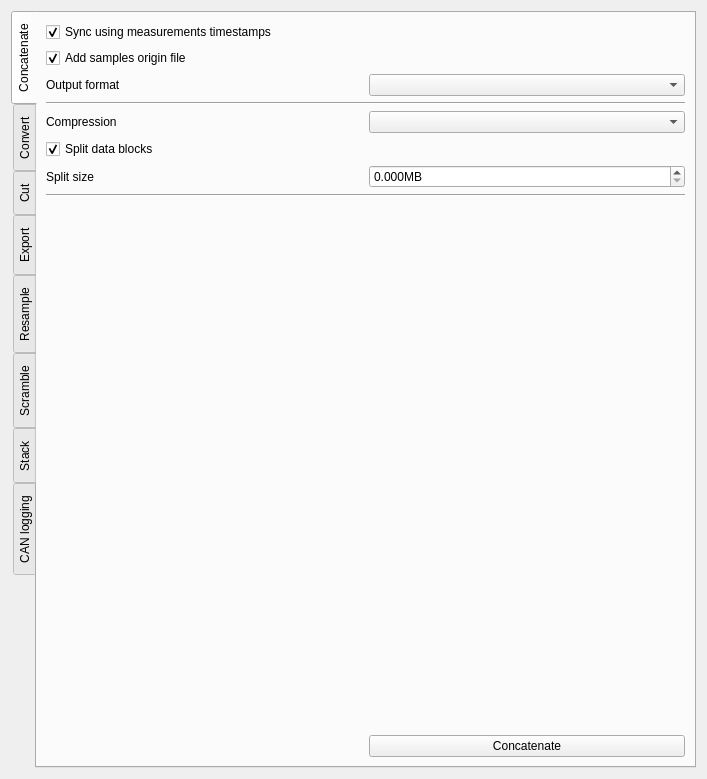
<?xml version="1.0" encoding="UTF-8"?>
<ui version="4.0">
 <class>batch_widget</class>
 <widget class="QWidget" name="batch_widget">
  <property name="geometry">
   <rect>
    <x>0</x>
    <y>0</y>
    <width>707</width>
    <height>779</height>
   </rect>
  </property>
  <property name="windowTitle">
   <string>Form</string>
  </property>
  <layout class="QGridLayout" name="gridLayout_9">
   <item row="0" column="0">
    <widget class="QSplitter" name="splitter">
     <property name="orientation">
      <enum>Qt::Horizontal</enum>
     </property>
     <widget class="QTabWidget" name="aspects">
      <property name="tabPosition">
       <enum>QTabWidget::West</enum>
      </property>
      <property name="currentIndex">
       <number>0</number>
      </property>
      <property name="documentMode">
       <bool>false</bool>
      </property>
      <widget class="QWidget" name="concatenate_tab">
       <attribute name="icon">
        <iconset resource="resource.qrc">
         <normaloff>:/plus.png</normaloff>:/plus.png</iconset>
       </attribute>
       <attribute name="title">
        <string>Concatenate</string>
       </attribute>
       <layout class="QGridLayout" name="gridLayout_7">
        <item row="0" column="0" colspan="2">
         <widget class="QCheckBox" name="concatenate_sync">
          <property name="text">
           <string>Sync using measurements timestamps</string>
          </property>
          <property name="checked">
           <bool>true</bool>
          </property>
         </widget>
        </item>
        <item row="1" column="0" colspan="2">
         <widget class="QCheckBox" name="concatenate_add_samples_origin">
          <property name="text">
           <string>Add samples origin file</string>
          </property>
          <property name="checked">
           <bool>true</bool>
          </property>
         </widget>
        </item>
        <item row="2" column="0">
         <widget class="QLabel" name="label_11">
          <property name="text">
           <string>Output format</string>
          </property>
         </widget>
        </item>
        <item row="2" column="1">
         <widget class="QComboBox" name="concatenate_format"/>
        </item>
        <item row="3" column="0" colspan="2">
         <widget class="Line" name="line_5">
          <property name="orientation">
           <enum>Qt::Horizontal</enum>
          </property>
         </widget>
        </item>
        <item row="4" column="0">
         <widget class="QLabel" name="label_12">
          <property name="text">
           <string>Compression</string>
          </property>
         </widget>
        </item>
        <item row="4" column="1">
         <widget class="QComboBox" name="concatenate_compression"/>
        </item>
        <item row="5" column="0">
         <widget class="QCheckBox" name="concatenate_split">
          <property name="text">
           <string>Split data blocks</string>
          </property>
          <property name="checked">
           <bool>true</bool>
          </property>
         </widget>
        </item>
        <item row="7" column="0" colspan="2">
         <widget class="Line" name="line_6">
          <property name="orientation">
           <enum>Qt::Horizontal</enum>
          </property>
         </widget>
        </item>
        <item row="6" column="1">
         <widget class="QDoubleSpinBox" name="concatenate_split_size">
          <property name="suffix">
           <string>MB</string>
          </property>
          <property name="decimals">
           <number>3</number>
          </property>
          <property name="maximum">
           <double>4.000000000000000</double>
          </property>
         </widget>
        </item>
        <item row="6" column="0">
         <widget class="QLabel" name="label_10">
          <property name="text">
           <string>Split size </string>
          </property>
         </widget>
        </item>
        <item row="9" column="1">
         <widget class="QPushButton" name="concatenate_btn">
          <property name="text">
           <string>Concatenate</string>
          </property>
          <property name="icon">
           <iconset resource="resource.qrc">
            <normaloff>:/plus.png</normaloff>:/plus.png</iconset>
          </property>
         </widget>
        </item>
        <item row="8" column="1">
         <spacer name="verticalSpacer_4">
          <property name="orientation">
           <enum>Qt::Vertical</enum>
          </property>
          <property name="sizeHint" stdset="0">
           <size>
            <width>20</width>
            <height>502</height>
           </size>
          </property>
         </spacer>
        </item>
       </layout>
      </widget>
      <widget class="QWidget" name="convert_tab">
       <attribute name="icon">
        <iconset resource="resource.qrc">
         <normaloff>:/convert.png</normaloff>:/convert.png</iconset>
       </attribute>
       <attribute name="title">
        <string>Convert</string>
       </attribute>
       <attribute name="toolTip">
        <string>conv</string>
       </attribute>
       <layout class="QVBoxLayout" name="verticalLayout_3">
        <item>
         <layout class="QGridLayout" name="gridLayout_2">
          <property name="leftMargin">
           <number>5</number>
          </property>
          <property name="topMargin">
           <number>5</number>
          </property>
          <property name="rightMargin">
           <number>5</number>
          </property>
          <property name="bottomMargin">
           <number>5</number>
          </property>
          <item row="4" column="0">
           <widget class="QLabel" name="label_5">
            <property name="text">
             <string>Split size </string>
            </property>
           </widget>
          </item>
          <item row="0" column="1">
           <widget class="QComboBox" name="convert_format"/>
          </item>
          <item row="1" column="0" colspan="2">
           <widget class="Line" name="line">
            <property name="orientation">
             <enum>Qt::Horizontal</enum>
            </property>
           </widget>
          </item>
          <item row="2" column="1">
           <widget class="QComboBox" name="convert_compression"/>
          </item>
          <item row="3" column="0">
           <widget class="QCheckBox" name="convert_split">
            <property name="text">
             <string>Split data blocks</string>
            </property>
            <property name="checked">
             <bool>true</bool>
            </property>
           </widget>
          </item>
          <item row="4" column="1">
           <widget class="QDoubleSpinBox" name="convert_split_size">
            <property name="suffix">
             <string>MB</string>
            </property>
            <property name="decimals">
             <number>3</number>
            </property>
            <property name="maximum">
             <double>4.000000000000000</double>
            </property>
           </widget>
          </item>
          <item row="0" column="0">
           <widget class="QLabel" name="label_2">
            <property name="text">
             <string>Output format</string>
            </property>
           </widget>
          </item>
          <item row="2" column="0">
           <widget class="QLabel" name="label_3">
            <property name="text">
             <string>Compression</string>
            </property>
           </widget>
          </item>
          <item row="5" column="0" colspan="2">
           <widget class="Line" name="line_2">
            <property name="orientation">
             <enum>Qt::Horizontal</enum>
            </property>
           </widget>
          </item>
          <item row="7" column="1">
           <widget class="QPushButton" name="convert_btn">
            <property name="text">
             <string>Convert</string>
            </property>
            <property name="icon">
             <iconset resource="resource.qrc">
              <normaloff>:/convert.png</normaloff>:/convert.png</iconset>
            </property>
           </widget>
          </item>
          <item row="6" column="1">
           <spacer name="verticalSpacer">
            <property name="orientation">
             <enum>Qt::Vertical</enum>
            </property>
            <property name="sizeHint" stdset="0">
             <size>
              <width>20</width>
              <height>40</height>
             </size>
            </property>
           </spacer>
          </item>
         </layout>
        </item>
       </layout>
      </widget>
      <widget class="QWidget" name="cut_tab">
       <attribute name="icon">
        <iconset resource="resource.qrc">
         <normaloff>:/cut.png</normaloff>:/cut.png</iconset>
       </attribute>
       <attribute name="title">
        <string>Cut</string>
       </attribute>
       <layout class="QVBoxLayout" name="verticalLayout_4">
        <item>
         <layout class="QGridLayout" name="gridLayout_3">
          <property name="leftMargin">
           <number>5</number>
          </property>
          <property name="topMargin">
           <number>5</number>
          </property>
          <property name="rightMargin">
           <number>5</number>
          </property>
          <property name="bottomMargin">
           <number>5</number>
          </property>
          <item row="6" column="0">
           <widget class="QLabel" name="label_6">
            <property name="text">
             <string>Compression</string>
            </property>
           </widget>
          </item>
          <item row="5" column="0">
           <widget class="QLabel" name="label_15">
            <property name="text">
             <string>Output format</string>
            </property>
           </widget>
          </item>
          <item row="5" column="1">
           <widget class="QComboBox" name="cut_format"/>
          </item>
          <item row="0" column="0">
           <widget class="QLabel" name="label_13">
            <property name="text">
             <string>Start</string>
            </property>
           </widget>
          </item>
          <item row="2" column="0" colspan="2">
           <widget class="QCheckBox" name="cut_time_from_zero">
            <property name="text">
             <string>Time from 0s</string>
            </property>
           </widget>
          </item>
          <item row="3" column="0" colspan="2">
           <widget class="QCheckBox" name="whence">
            <property name="text">
             <string>Start relative to first time stamp</string>
            </property>
           </widget>
          </item>
          <item row="1" column="1">
           <widget class="QDoubleSpinBox" name="cut_stop">
            <property name="suffix">
             <string>s</string>
            </property>
            <property name="decimals">
             <number>6</number>
            </property>
            <property name="minimum">
             <double>-999999.000000000000000</double>
            </property>
            <property name="maximum">
             <double>999999.999998999992386</double>
            </property>
           </widget>
          </item>
          <item row="7" column="0">
           <widget class="QCheckBox" name="cut_split">
            <property name="text">
             <string>Split data blocks</string>
            </property>
            <property name="checked">
             <bool>true</bool>
            </property>
           </widget>
          </item>
          <item row="0" column="1">
           <widget class="QDoubleSpinBox" name="cut_start">
            <property name="suffix">
             <string>s</string>
            </property>
            <property name="decimals">
             <number>6</number>
            </property>
            <property name="minimum">
             <double>-999999.000000000000000</double>
            </property>
            <property name="maximum">
             <double>999999.999998999992386</double>
            </property>
           </widget>
          </item>
          <item row="1" column="0">
           <widget class="QLabel" name="label_14">
            <property name="text">
             <string>End</string>
            </property>
           </widget>
          </item>
          <item row="8" column="1">
           <widget class="QDoubleSpinBox" name="cut_split_size">
            <property name="maximum">
             <double>4.000000000000000</double>
            </property>
           </widget>
          </item>
          <item row="6" column="1">
           <widget class="QComboBox" name="cut_compression"/>
          </item>
          <item row="4" column="0" colspan="2">
           <widget class="Line" name="line_3">
            <property name="orientation">
             <enum>Qt::Horizontal</enum>
            </property>
           </widget>
          </item>
          <item row="9" column="0" colspan="2">
           <widget class="Line" name="line_4">
            <property name="orientation">
             <enum>Qt::Horizontal</enum>
            </property>
           </widget>
          </item>
          <item row="8" column="0">
           <widget class="QLabel" name="label_7">
            <property name="text">
             <string>Split size [MB]</string>
            </property>
           </widget>
          </item>
          <item row="10" column="1">
           <spacer name="verticalSpacer_2">
            <property name="orientation">
             <enum>Qt::Vertical</enum>
            </property>
            <property name="sizeHint" stdset="0">
             <size>
              <width>20</width>
              <height>40</height>
             </size>
            </property>
           </spacer>
          </item>
          <item row="11" column="1">
           <widget class="QPushButton" name="cut_btn">
            <property name="text">
             <string>Cut</string>
            </property>
            <property name="icon">
             <iconset resource="resource.qrc">
              <normaloff>:/cut.png</normaloff>:/cut.png</iconset>
            </property>
           </widget>
          </item>
         </layout>
        </item>
       </layout>
      </widget>
      <widget class="QWidget" name="export_tab">
       <attribute name="icon">
        <iconset resource="resource.qrc">
         <normaloff>:/export.png</normaloff>:/export.png</iconset>
       </attribute>
       <attribute name="title">
        <string>Export</string>
       </attribute>
       <layout class="QVBoxLayout" name="verticalLayout_7">
        <item>
         <layout class="QGridLayout" name="gridLayout_6">
          <property name="leftMargin">
           <number>5</number>
          </property>
          <property name="topMargin">
           <number>5</number>
          </property>
          <property name="rightMargin">
           <number>5</number>
          </property>
          <property name="bottomMargin">
           <number>5</number>
          </property>
          <item row="10" column="1">
           <widget class="QComboBox" name="mat_format"/>
          </item>
          <item row="6" column="0">
           <widget class="QCheckBox" name="use_display_names">
            <property name="text">
             <string>Use display names</string>
            </property>
           </widget>
          </item>
          <item row="10" column="0">
           <widget class="QLabel" name="label_18">
            <property name="text">
             <string>.mat format</string>
            </property>
           </widget>
          </item>
          <item row="0" column="1">
           <widget class="QComboBox" name="export_type"/>
          </item>
          <item row="3" column="0">
           <widget class="QCheckBox" name="time_from_zero">
            <property name="text">
             <string>Time from 0s</string>
            </property>
           </widget>
          </item>
          <item row="2" column="0">
           <widget class="QCheckBox" name="single_time_base">
            <property name="text">
             <string>Single time base</string>
            </property>
           </widget>
          </item>
          <item row="1" column="0" colspan="2">
           <widget class="Line" name="line_11">
            <property name="orientation">
             <enum>Qt::Horizontal</enum>
            </property>
           </widget>
          </item>
          <item row="0" column="0">
           <widget class="QLabel" name="label_21">
            <property name="text">
             <string>Type</string>
            </property>
           </widget>
          </item>
          <item row="4" column="0">
           <widget class="QLabel" name="label_22">
            <property name="text">
             <string>Raster</string>
            </property>
           </widget>
          </item>
          <item row="11" column="1">
           <widget class="QComboBox" name="oned_as"/>
          </item>
          <item row="9" column="1">
           <widget class="QComboBox" name="empty_channels"/>
          </item>
          <item row="12" column="0" colspan="2">
           <widget class="Line" name="line_10">
            <property name="orientation">
             <enum>Qt::Horizontal</enum>
            </property>
           </widget>
          </item>
          <item row="11" column="0">
           <widget class="QLabel" name="label_16">
            <property name="text">
             <string>.mat oned_as</string>
            </property>
           </widget>
          </item>
          <item row="5" column="0" colspan="2">
           <widget class="Line" name="line_9">
            <property name="orientation">
             <enum>Qt::Horizontal</enum>
            </property>
           </widget>
          </item>
          <item row="9" column="0">
           <widget class="QLabel" name="label_19">
            <property name="text">
             <string>Empty channels</string>
            </property>
           </widget>
          </item>
          <item row="8" column="1">
           <widget class="QComboBox" name="export_compression"/>
          </item>
          <item row="8" column="0">
           <widget class="QLabel" name="label_20">
            <property name="text">
             <string>Compression</string>
            </property>
           </widget>
          </item>
          <item row="4" column="1">
           <widget class="QDoubleSpinBox" name="export_raster">
            <property name="suffix">
             <string>s</string>
            </property>
            <property name="decimals">
             <number>6</number>
            </property>
           </widget>
          </item>
          <item row="7" column="0">
           <widget class="QCheckBox" name="reduce_memory_usage">
            <property name="text">
             <string>Reduce  memory usage</string>
            </property>
           </widget>
          </item>
          <item row="14" column="1">
           <widget class="QPushButton" name="export_btn">
            <property name="text">
             <string>Export</string>
            </property>
            <property name="icon">
             <iconset resource="resource.qrc">
              <normaloff>:/export.png</normaloff>:/export.png</iconset>
            </property>
           </widget>
          </item>
          <item row="13" column="1">
           <spacer name="verticalSpacer_5">
            <property name="orientation">
             <enum>Qt::Vertical</enum>
            </property>
            <property name="sizeHint" stdset="0">
             <size>
              <width>20</width>
              <height>40</height>
             </size>
            </property>
           </spacer>
          </item>
         </layout>
        </item>
       </layout>
      </widget>
      <widget class="QWidget" name="resample_tab">
       <attribute name="icon">
        <iconset resource="resource.qrc">
         <normaloff>:/resample.png</normaloff>:/resample.png</iconset>
       </attribute>
       <attribute name="title">
        <string>Resample</string>
       </attribute>
       <layout class="QVBoxLayout" name="verticalLayout_5">
        <item>
         <layout class="QGridLayout" name="gridLayout_4">
          <property name="leftMargin">
           <number>5</number>
          </property>
          <property name="topMargin">
           <number>5</number>
          </property>
          <property name="rightMargin">
           <number>5</number>
          </property>
          <property name="bottomMargin">
           <number>5</number>
          </property>
          <item row="3" column="0">
           <widget class="QLabel" name="label_8">
            <property name="text">
             <string>Compression</string>
            </property>
           </widget>
          </item>
          <item row="5" column="1">
           <widget class="QDoubleSpinBox" name="resample_split_size">
            <property name="suffix">
             <string>MB</string>
            </property>
            <property name="decimals">
             <number>3</number>
            </property>
            <property name="maximum">
             <double>4.000000000000000</double>
            </property>
           </widget>
          </item>
          <item row="4" column="0">
           <widget class="QCheckBox" name="resample_split">
            <property name="text">
             <string>Split data blocks</string>
            </property>
            <property name="checked">
             <bool>true</bool>
            </property>
           </widget>
          </item>
          <item row="3" column="1">
           <widget class="QComboBox" name="resample_compression"/>
          </item>
          <item row="1" column="0">
           <widget class="QLabel" name="label_4">
            <property name="text">
             <string>Output format</string>
            </property>
           </widget>
          </item>
          <item row="1" column="1">
           <widget class="QComboBox" name="resample_format">
            <property name="sizeAdjustPolicy">
             <enum>QComboBox::AdjustToContents</enum>
            </property>
           </widget>
          </item>
          <item row="5" column="0">
           <widget class="QLabel" name="label_9">
            <property name="text">
             <string>Split size</string>
            </property>
           </widget>
          </item>
          <item row="0" column="0">
           <widget class="QLabel" name="label">
            <property name="text">
             <string>Raster</string>
            </property>
           </widget>
          </item>
          <item row="2" column="0">
           <widget class="QCheckBox" name="resample_time_from_zero">
            <property name="text">
             <string>Time from 0s</string>
            </property>
           </widget>
          </item>
          <item row="0" column="1">
           <layout class="QVBoxLayout" name="verticalLayout_2">
            <item>
             <widget class="QGroupBox" name="groupBox">
              <property name="title">
               <string>Raster type</string>
              </property>
              <layout class="QVBoxLayout" name="verticalLayout_9">
               <item>
                <widget class="QRadioButton" name="raster_type_step">
                 <property name="text">
                  <string>step</string>
                 </property>
                 <property name="checked">
                  <bool>true</bool>
                 </property>
                </widget>
               </item>
               <item>
                <widget class="QRadioButton" name="raster_type_channel">
                 <property name="text">
                  <string>channel</string>
                 </property>
                </widget>
               </item>
              </layout>
             </widget>
            </item>
            <item>
             <widget class="QDoubleSpinBox" name="raster">
              <property name="suffix">
               <string>s</string>
              </property>
              <property name="decimals">
               <number>6</number>
              </property>
             </widget>
            </item>
            <item>
             <widget class="QComboBox" name="raster_channel">
              <property name="enabled">
               <bool>false</bool>
              </property>
              <property name="insertPolicy">
               <enum>QComboBox::InsertAtBottom</enum>
              </property>
             </widget>
            </item>
           </layout>
          </item>
          <item row="7" column="1">
           <widget class="QPushButton" name="resample_btn">
            <property name="text">
             <string>Resample</string>
            </property>
            <property name="icon">
             <iconset resource="resource.qrc">
              <normaloff>:/resample.png</normaloff>:/resample.png</iconset>
            </property>
           </widget>
          </item>
          <item row="6" column="1">
           <spacer name="verticalSpacer_3">
            <property name="orientation">
             <enum>Qt::Vertical</enum>
            </property>
            <property name="sizeHint" stdset="0">
             <size>
              <width>20</width>
              <height>40</height>
             </size>
            </property>
           </spacer>
          </item>
         </layout>
        </item>
       </layout>
      </widget>
      <widget class="QWidget" name="scramble_tab">
       <attribute name="icon">
        <iconset resource="resource.qrc">
         <normaloff>:/scramble.png</normaloff>:/scramble.png</iconset>
       </attribute>
       <attribute name="title">
        <string>Scramble</string>
       </attribute>
       <layout class="QGridLayout" name="gridLayout">
        <property name="leftMargin">
         <number>25</number>
        </property>
        <property name="topMargin">
         <number>25</number>
        </property>
        <property name="spacing">
         <number>15</number>
        </property>
        <item row="1" column="2">
         <spacer name="verticalSpacer_6">
          <property name="orientation">
           <enum>Qt::Vertical</enum>
          </property>
          <property name="sizeHint" stdset="0">
           <size>
            <width>20</width>
            <height>572</height>
           </size>
          </property>
         </spacer>
        </item>
        <item row="2" column="2">
         <widget class="QPushButton" name="scramble_btn">
          <property name="text">
           <string>Scramble texts</string>
          </property>
          <property name="icon">
           <iconset resource="resource.qrc">
            <normaloff>:/scramble.png</normaloff>:/scramble.png</iconset>
          </property>
         </widget>
        </item>
        <item row="0" column="1" colspan="2">
         <widget class="QLabel" name="label_17">
          <property name="text">
           <string>Anonymize the measurements: scramble all texts and replace them with random strings</string>
          </property>
          <property name="wordWrap">
           <bool>true</bool>
          </property>
         </widget>
        </item>
       </layout>
      </widget>
      <widget class="QWidget" name="stack_tab">
       <attribute name="icon">
        <iconset resource="resource.qrc">
         <normaloff>:/stack.png</normaloff>:/stack.png</iconset>
       </attribute>
       <attribute name="title">
        <string>Stack</string>
       </attribute>
       <layout class="QGridLayout" name="gridLayout_8">
        <item row="0" column="0" colspan="2">
         <widget class="QCheckBox" name="stack_sync">
          <property name="text">
           <string>Sync using measurements timestamps</string>
          </property>
          <property name="checked">
           <bool>true</bool>
          </property>
         </widget>
        </item>
        <item row="1" column="0" colspan="2">
         <widget class="QCheckBox" name="stack_add_samples_origin">
          <property name="text">
           <string>Add samples origin file</string>
          </property>
          <property name="checked">
           <bool>true</bool>
          </property>
         </widget>
        </item>
        <item row="2" column="0">
         <widget class="QLabel" name="label_26">
          <property name="text">
           <string>Output format</string>
          </property>
         </widget>
        </item>
        <item row="2" column="1">
         <widget class="QComboBox" name="stack_format"/>
        </item>
        <item row="3" column="0" colspan="2">
         <widget class="Line" name="line_8">
          <property name="orientation">
           <enum>Qt::Horizontal</enum>
          </property>
         </widget>
        </item>
        <item row="4" column="0">
         <widget class="QLabel" name="label_25">
          <property name="text">
           <string>Compression</string>
          </property>
         </widget>
        </item>
        <item row="4" column="1">
         <widget class="QComboBox" name="stack_compression"/>
        </item>
        <item row="5" column="0">
         <widget class="QCheckBox" name="stack_split">
          <property name="text">
           <string>Split data blocks</string>
          </property>
          <property name="checked">
           <bool>true</bool>
          </property>
         </widget>
        </item>
        <item row="6" column="0">
         <widget class="QLabel" name="label_23">
          <property name="text">
           <string>Split size </string>
          </property>
         </widget>
        </item>
        <item row="6" column="1">
         <widget class="QDoubleSpinBox" name="stack_split_size">
          <property name="suffix">
           <string>MB</string>
          </property>
          <property name="decimals">
           <number>3</number>
          </property>
          <property name="maximum">
           <double>4.000000000000000</double>
          </property>
         </widget>
        </item>
        <item row="7" column="0" colspan="2">
         <widget class="Line" name="line_7">
          <property name="orientation">
           <enum>Qt::Horizontal</enum>
          </property>
         </widget>
        </item>
        <item row="8" column="1">
         <spacer name="verticalSpacer_7">
          <property name="orientation">
           <enum>Qt::Vertical</enum>
          </property>
          <property name="sizeHint" stdset="0">
           <size>
            <width>20</width>
            <height>502</height>
           </size>
          </property>
         </spacer>
        </item>
        <item row="9" column="1">
         <widget class="QPushButton" name="stack_btn">
          <property name="text">
           <string>Stack</string>
          </property>
          <property name="icon">
           <iconset resource="resource.qrc">
            <normaloff>:/stack.png</normaloff>:/stack.png</iconset>
          </property>
         </widget>
        </item>
       </layout>
      </widget>
      <widget class="QWidget" name="extract_can_tab">
       <attribute name="icon">
        <iconset resource="resource.qrc">
         <normaloff>:/down.png</normaloff>:/down.png</iconset>
       </attribute>
       <attribute name="title">
        <string>CAN logging</string>
       </attribute>
       <layout class="QGridLayout" name="gridLayout_5" columnstretch="0,0,1">
        <item row="3" column="0" colspan="3">
         <widget class="Line" name="line_12">
          <property name="orientation">
           <enum>Qt::Horizontal</enum>
          </property>
         </widget>
        </item>
        <item row="1" column="0" rowspan="2" colspan="3">
         <widget class="MinimalListWidget" name="can_database_list"/>
        </item>
        <item row="5" column="1">
         <widget class="QComboBox" name="extract_can_format">
          <property name="sizeAdjustPolicy">
           <enum>QComboBox::AdjustToContents</enum>
          </property>
         </widget>
        </item>
        <item row="4" column="1">
         <widget class="QComboBox" name="extract_can_compression">
          <property name="sizeAdjustPolicy">
           <enum>QComboBox::AdjustToContents</enum>
          </property>
         </widget>
        </item>
        <item row="5" column="0">
         <widget class="QLabel" name="label_24">
          <property name="text">
           <string>Version</string>
          </property>
         </widget>
        </item>
        <item row="6" column="0" colspan="3">
         <widget class="Line" name="line_13">
          <property name="orientation">
           <enum>Qt::Horizontal</enum>
          </property>
         </widget>
        </item>
        <item row="0" column="0">
         <widget class="QPushButton" name="load_can_database_btn">
          <property name="text">
           <string>Load CAN database</string>
          </property>
          <property name="icon">
           <iconset resource="resource.qrc">
            <normaloff>:/open.png</normaloff>:/open.png</iconset>
          </property>
         </widget>
        </item>
        <item row="4" column="0">
         <widget class="QLabel" name="label__1">
          <property name="text">
           <string>Compression</string>
          </property>
         </widget>
        </item>
        <item row="7" column="1">
         <widget class="QPushButton" name="extract_can_btn">
          <property name="text">
           <string>Extract CAN signals</string>
          </property>
          <property name="icon">
           <iconset resource="resource.qrc">
            <normaloff>:/down.png</normaloff>:/down.png</iconset>
          </property>
         </widget>
        </item>
       </layout>
      </widget>
     </widget>
    </widget>
   </item>
  </layout>
 </widget>
 <customwidgets>
  <customwidget>
   <class>MinimalListWidget</class>
   <extends>QListWidget</extends>
   <header>asammdf/gui/widgets/list.h</header>
  </customwidget>
 </customwidgets>
 <resources>
  <include location="resource.qrc"/>
 </resources>
 <connections/>
</ui>
